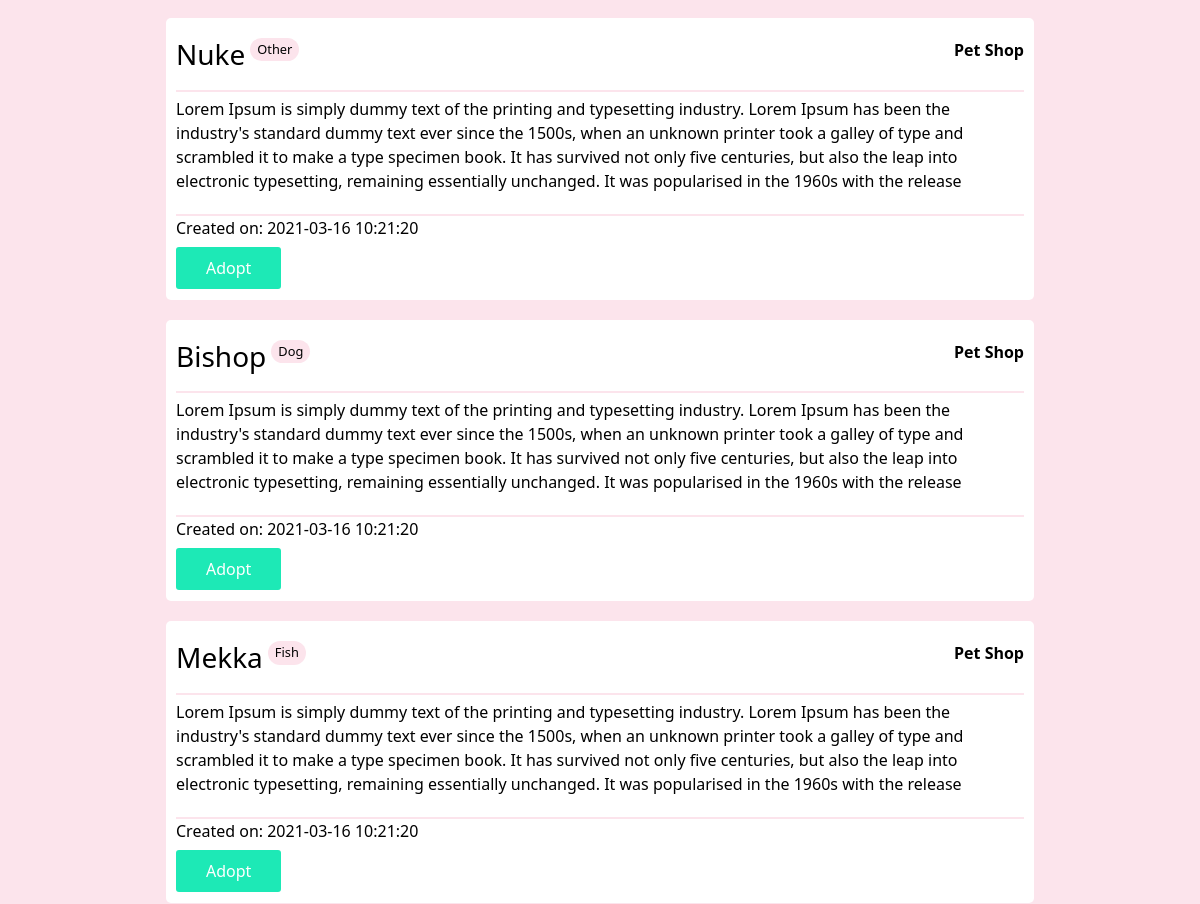
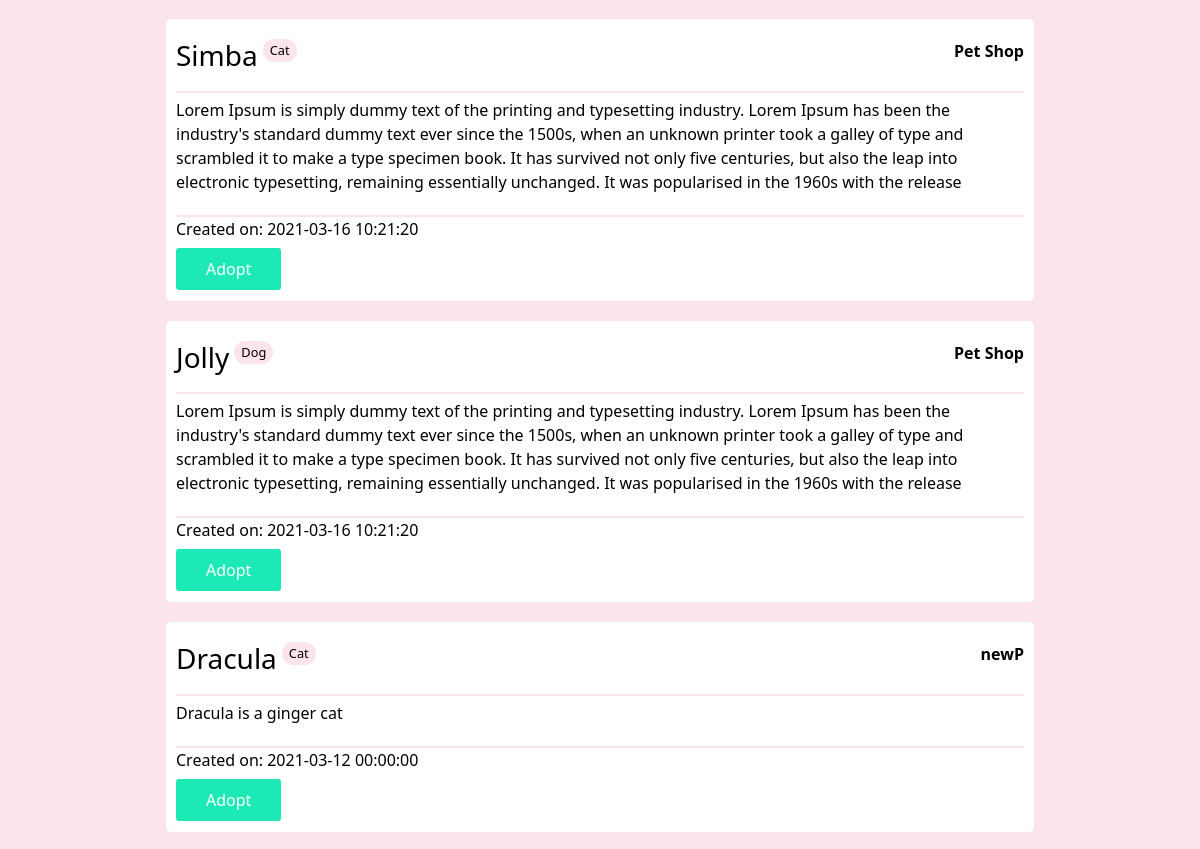
Before: / (middle part) with the older database file (2 pictures, top to bottom).
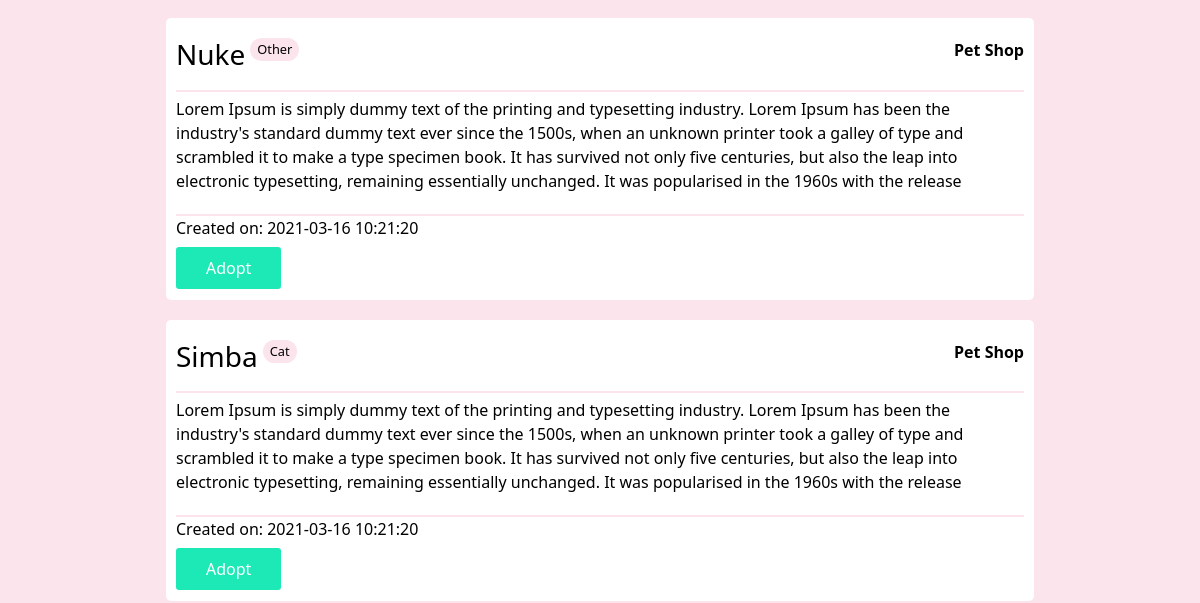
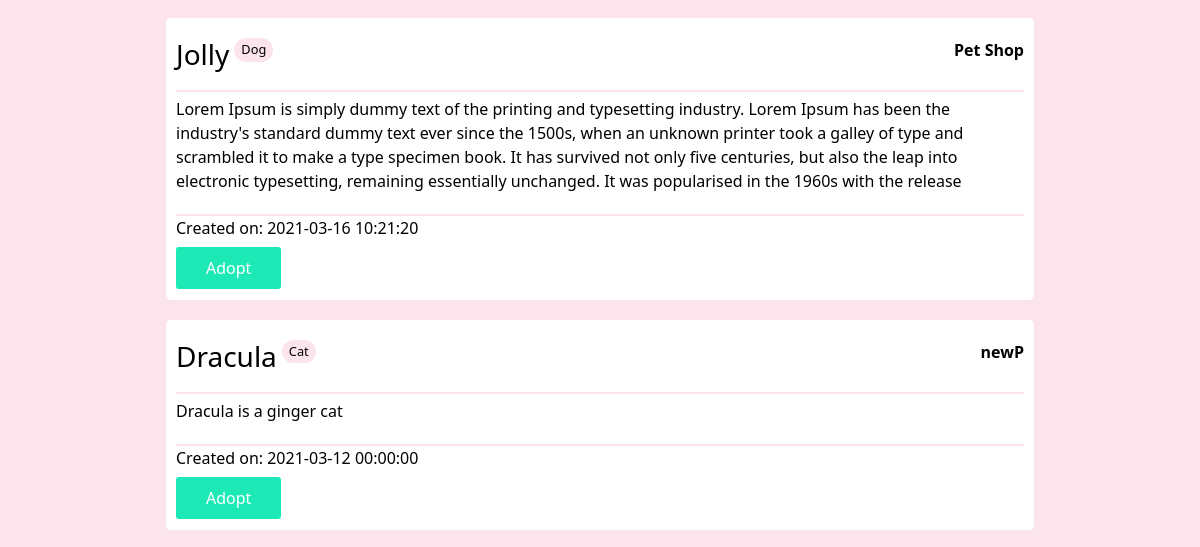
After: the same page with the newer database file (2 pictures, top to bottom).
### tables this page shows
CREATE TABLE `pets` (
  `id` int(11) NOT NULL,
  `pet_name` varchar(255) NOT NULL,
  `category_id` int(11) NOT NULL,
  `age` int(11) NOT NULL,
  `pet_description` varchar(522) DEFAULT NULL,
  `created_on` datetime NOT NULL DEFAULT current_timestamp(),
  `author_id` int(11) NOT NULL DEFAULT 1,
  `buyer_id` int(11) DEFAULT NULL,
  `status` tinyint(1) NOT NULL DEFAULT 0
);

CREATE TABLE `category` (
  `c_id` int(11) NOT NULL,
  `c_name` varchar(255) NOT NULL
);

CREATE TABLE `users` (
  `id` int(11) NOT NULL,
  `first_name` varchar(255) NOT NULL,
  `last_name` varchar(255) NOT NULL,
  `username` varchar(255) NOT NULL,
  `email` varchar(255) NOT NULL,
  `phone` varchar(255) NOT NULL,
  `location` varchar(255) NOT NULL,
  `password` varchar(255) NOT NULL
);

### public/models/Pet.php (called while the page is built, shortened)
<?php
Class Pet{
    public static function getPets() {
        $pdo = establishCONN();
        $stmt = $pdo->prepare(
            "SELECT pets.id, pets.pet_name, pets.age, pets.pet_description, pets.created_on, pets.author_id, pets.buyer_id, category.c_name, users.username
            FROM pets, category, users
            WHERE pets.status = false AND pets.category_id = category.c_id AND users.id = pets.author_id
            ORDER BY pets.id DESC"
        );
        $stmt->execute();
        return $stmt->fetchAll(PDO::FETCH_ASSOC);
    }
}

### public/index.php (the view)
<?php
require_once "./models/Pet.php";
$pets = Pet::getPets();
?>
<?php include_once "./includes/header.php" ?>
    <section class="pets">
        <div class="pet-container">
            <?php foreach($pets as $pet) {?>
            <div class="pet">
                <a href="
                    <?php if(isset($_SESSION['uid'])) { ?>
                        <?php echo 'pet.php?id= ' . $pet['id'] ?>
                    <?php } else {?>
                        <?php echo 'login.php' ?>
                    <?php }?>
                ">
                    <div class="pet-header">
                        <div class="header-left">
                            <h3><?php echo $pet['pet_name'] ?></h3>
                            <small><p class="innactive pill"><?php echo $pet['c_name'] ?></p></small>
                        </div>
                        <p class="author">
                            <b>
                                <?php if(isset($_SESSION['uid'])) {?>
                                    <?php
                                        echo $pet['author_id'] == $_SESSION['uid'] ? "You" : $pet['username']
                                    ?>
                                <?php } else {?>
                                    <?php echo $pet['username'] ?>
                                <?php } ?>
                            </b>
                        </p>
                    </div>
                    <div class="description">
                        <p><?php echo $pet['pet_description'] ?></p>
                    </div>
                    <div class="pet-footer">
                        <p>Created on: <?php echo $pet['created_on'] ?></p>
                    </div>
                </a>
                <a href="
                <?php if(isset($_SESSION['uid'])) { ?>
                    <?php echo 'pet.php?id= ' . $pet['id'] ?>
                <?php } else {?>
                    <?php echo 'login.php' ?>
                <?php }?>
                " class="btn-adopt">Adopt</a>
            </div>
            <?php } ?>
        </div>
    </section>
<?php include_once "./includes/footer.php" ?>

### public/includes/header.php (shortened to what this page needs)
<!DOCTYPE html>
<html lang="en">
<head>
    <link rel="stylesheet" href="https://cdn.jsdelivr.net/npm/bootstrap@4.6.0/dist/css/bootstrap.min.css">
    <link rel="stylesheet" href="../design/css/style.css">
</head>
<body>

### public/includes/footer.php
</body>
</html>

### design/css/style.css (style rules this page uses)
* { margin: 0; padding: 0; box-sizing: border-box; font-family: system-ui; }
body { background:#fce4ec; }
a { text-decoration: none; color: #000; }
.pets { padding: 20px; }
.pet-container { width: 90%; max-width: 868px; margin: 0 auto; }
.pet { background: #fff; padding: 20px 10px; margin: 20px 0; border-radius: 5px; }
.pet-header { display: flex; justify-content: space-between; padding-bottom: 10px; border-bottom: 2px #fce4ec solid; }
.description { padding: 5px 0; border-bottom: 2px #fce4ec solid; }
.header-left { display: flex; gap: 5px; }
.btn-adopt { color: #fff; background: #1de9b6; padding: 10px 30px; border-radius: 3px; }
.pill { background: #fce4ec; padding: 2px 7px; border-radius: 20px; }

Changed rows visible on the page:
no longer on this page (row edited): pets: pet_name "Bishop", category.c_name "Dog", author.username "Pet Shop", pet_description "Lorem Ipsum is simply dummy text of the printing and typesetting industry. Lorem Ipsum has been the industry's standard dummy text ever since the 1500s, when an unknown printer took a galley of type and scrambled it to make a type specimen book. It has survived not only five centuries, but also the leap into electronic typesetting, remaining essentially unchanged. It was popularised in the 1960s with the release", created_on "2021-03-16 10:21:20"
no longer on this page (row edited): pets: pet_name "Mekka", category.c_name "Fish", author.username "Pet Shop", pet_description "Lorem Ipsum is simply dummy text of the printing and typesetting industry. Lorem Ipsum has been the industry's standard dummy text ever since the 1500s, when an unknown printer took a galley of type and scrambled it to make a type specimen book. It has survived not only five centuries, but also the leap into electronic typesetting, remaining essentially unchanged. It was popularised in the 1960s with the release", created_on "2021-03-16 10:21:20"
